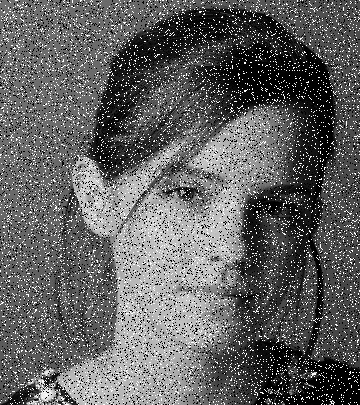
#> input picture data/original/emma_salt_pepper.jpg, 360 x 405 px
$ jupyter execute q8.ipynb
#> lines starting #> are read from the running program, lines starting #| are printed output that depends on the picture
Step 1 -Load the Noisy Image

[cell 1]
import cv2
import matplotlib.pyplot as plt

# Load noisy image
image_path = "../data/original/emma_salt_pepper.jpg"
img = cv2.imread(image_path, cv2.IMREAD_GRAYSCALE)
#> img is the input picture: shape (405, 360); min 0, max 255, mean 97.6

if img is None:
    raise FileNotFoundError("Image not found")

plt.imshow(img, cmap='gray')
plt.title("Original Noisy Image (Salt & Pepper)")
plt.axis("off")
plt.show()

Step 2 - Apply Gaussian Smoothing

[cell 2]
# Gaussian smoothing
gaussian_filtered = cv2.GaussianBlur(img, (5,5), sigmaX=1.5)
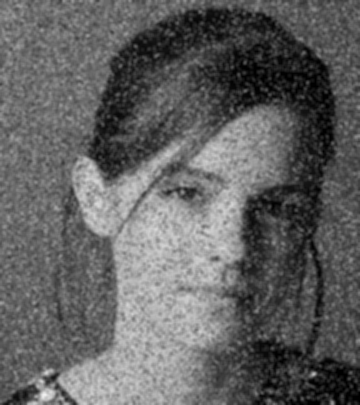
#> gaussian_filtered: shape (405, 360); min 0, max 241, mean 97.6

plt.imshow(gaussian_filtered, cmap='gray')
plt.title("Gaussian Smoothed Image")
plt.axis("off")
plt.show()

Step 3 - Apply Median Filtering

[cell 3]
# Median filtering
median_filtered = cv2.medianBlur(img, 5)
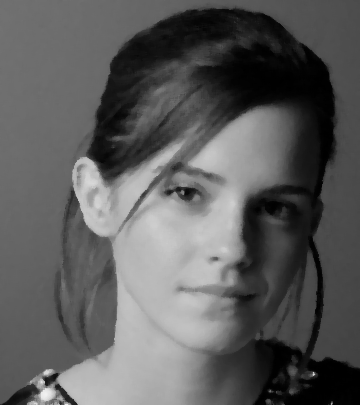
#> median_filtered: shape (405, 360); min 0, max 241, mean 92.1

plt.imshow(median_filtered, cmap='gray')
plt.title("Median Filtered Image")
plt.axis("off")
plt.show()

$ run again, with data/original/highlights_and_shadows.jpg copied over data/original/emma_salt_pepper.jpg
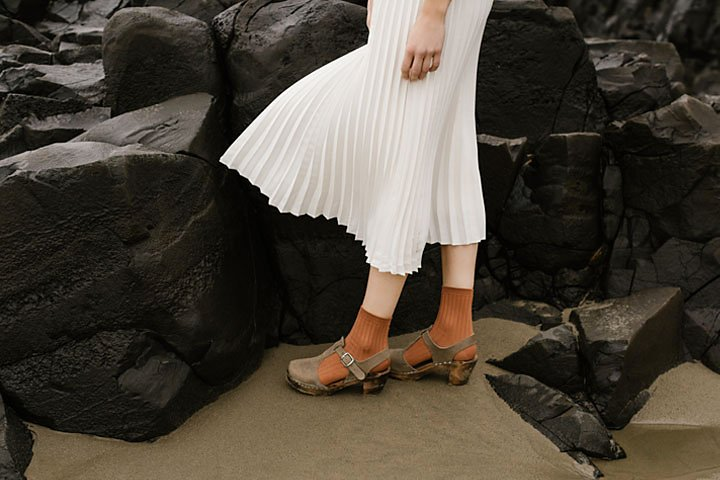
#> input picture data/original/highlights_and_shadows.jpg, 720 x 480 px
#> `img = cv2.imread(image_path, cv2.IMREAD_GRAYSCALE)`:
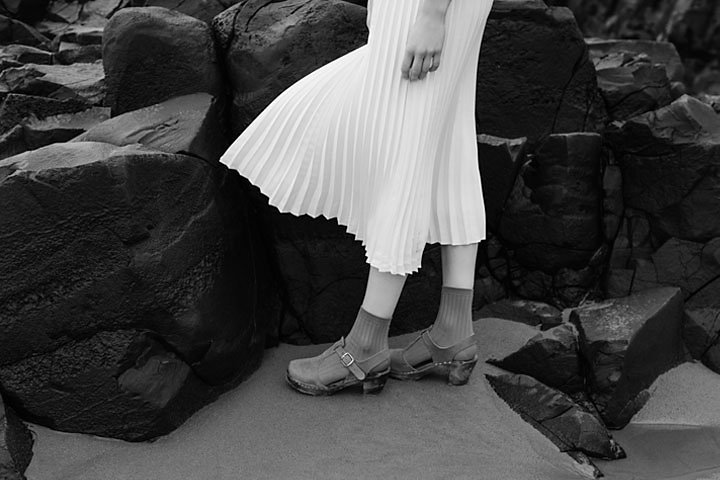
#> img: shape (480, 720); min 0, max 255, mean 69.5
